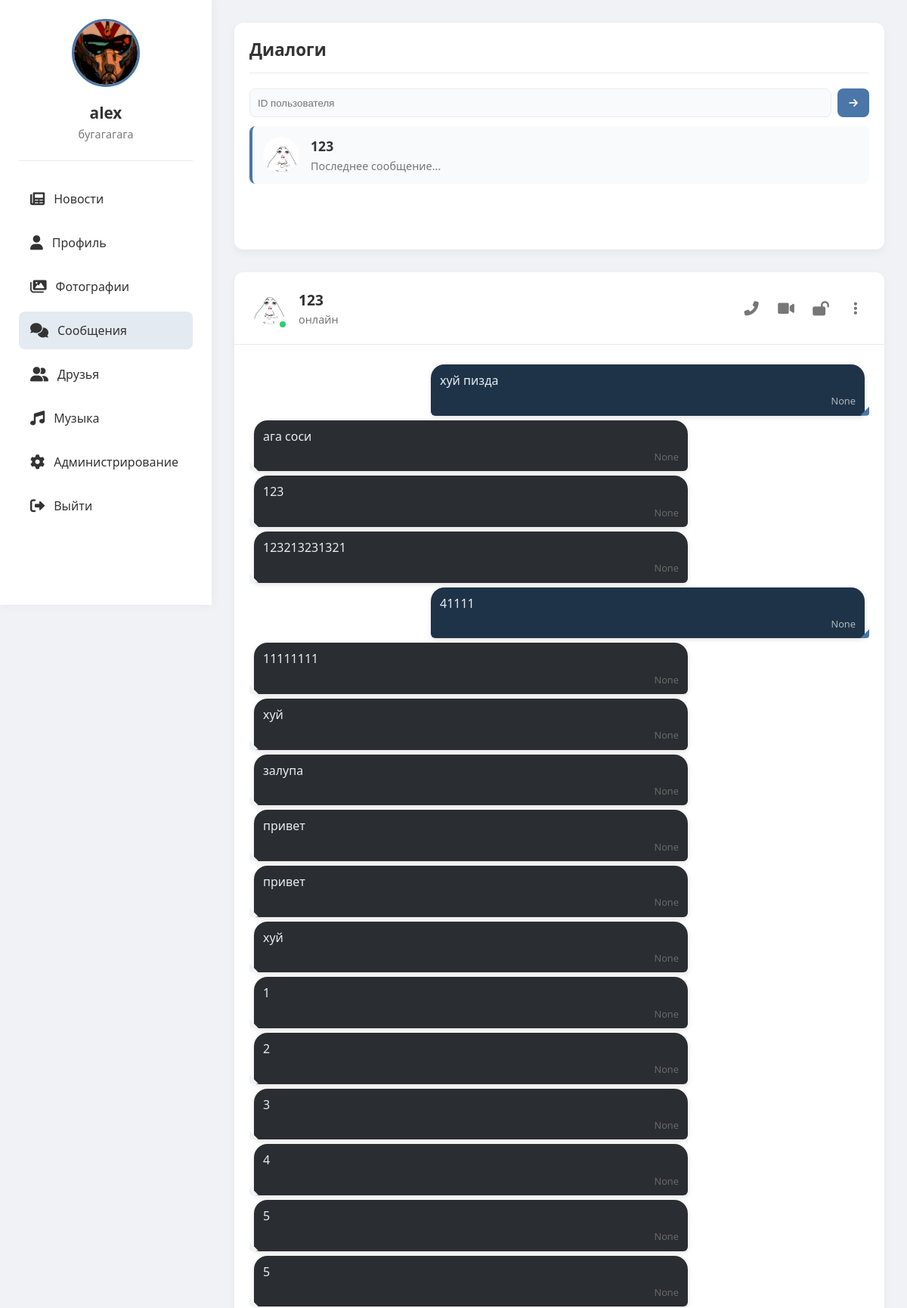
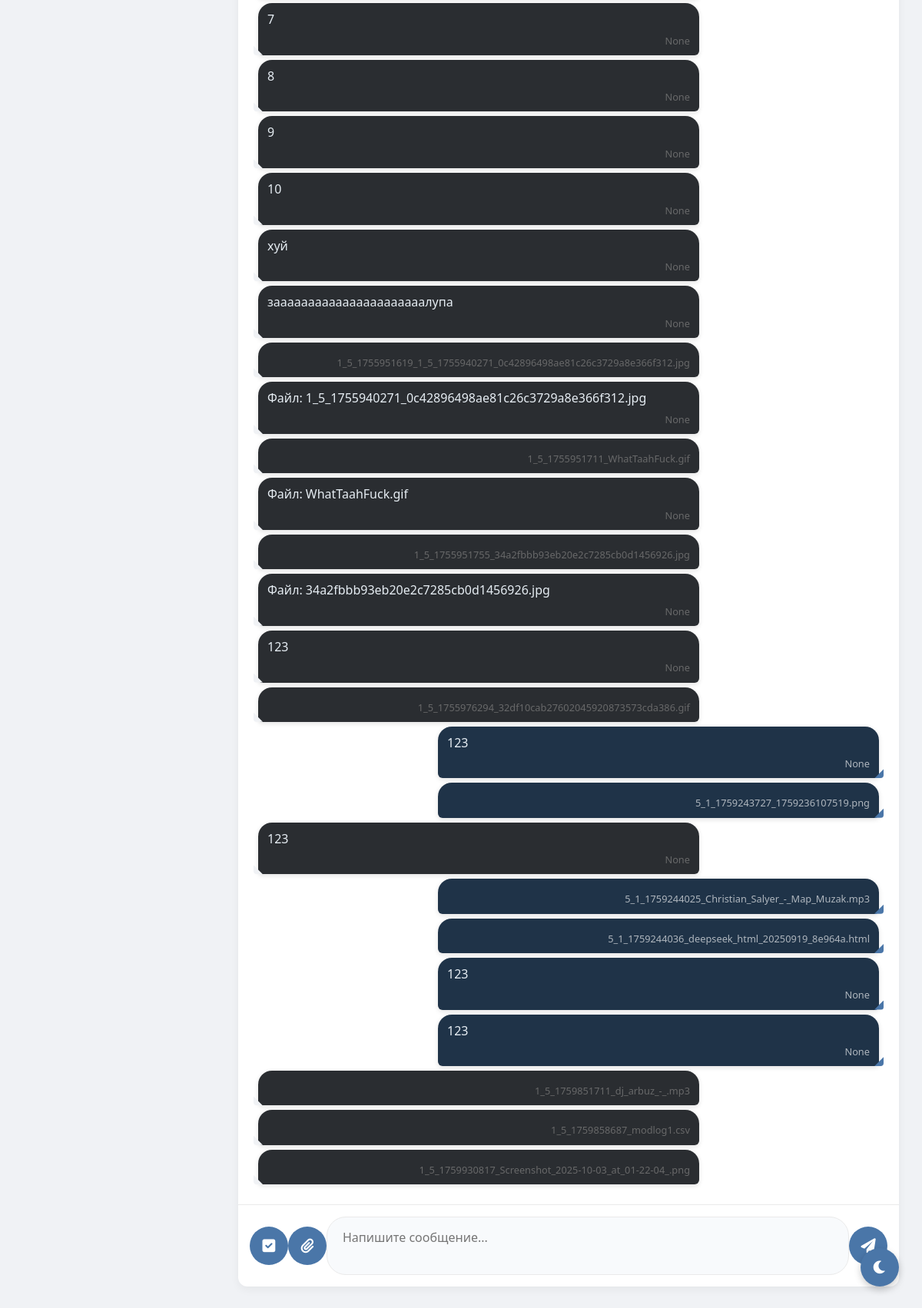
Page /messages/5 (signed in) on the committed database (2 pictures, top to bottom).
### tables this page shows
CREATE TABLE users (
                id INTEGER PRIMARY KEY AUTOINCREMENT,
                username TEXT UNIQUE NOT NULL,
                password TEXT NOT NULL,
                email TEXT,
                bio TEXT,
                avatar TEXT, role TEXT DEFAULT 'user' CHECK(role IN ('admin', 'moderator', 'user')), is_online BOOLEAN DEFAULT FALSE, last_seen DATETIME, banner TEXT, is_blocked BOOLEAN DEFAULT 0, block_reason TEXT);

CREATE TABLE messages (
                id INTEGER PRIMARY KEY AUTOINCREMENT,
                sender_id INTEGER NOT NULL,
                receiver_id INTEGER NOT NULL,
                content TEXT NOT NULL,
                file_path TEXT,
                timestamp DATETIME DEFAULT CURRENT_TIMESTAMP,
                FOREIGN KEY(sender_id) REFERENCES users(id),
                FOREIGN KEY(receiver_id) REFERENCES users(id));

### routes/messages.py (the view)
@bp.route('/messages')
@bp.route('/messages/<int:friend_id>')
def messages(friend_id=None):
    if 'user_id' not in session:
        return redirect(url_for('auth.index'))
    user_id = session['user_id']
    conn = get_db()
    c = conn.cursor()
    c.execute("SELECT * FROM users WHERE id = ?", (user_id,))
    user = c.fetchone()
    c.execute('''SELECT users.id, users.username, users.avatar, users.is_online, users.last_seen
                FROM friends
                JOIN users ON friends.friend_id = users.id
                WHERE friends.user_id = ? AND friends.status = 'accepted'
                UNION
                SELECT users.id, users.username, users.avatar, users.is_online, users.last_seen
                FROM friends
                JOIN users ON friends.user_id = users.id
                WHERE friends.friend_id = ? AND friends.status = 'accepted'
                ORDER BY username''', (user_id, user_id))
    friends = c.fetchall()
    messages = []
    active_friend = None
    if friend_id:
        c.execute("SELECT * FROM users WHERE id = ?", (friend_id,))
        active_friend = c.fetchone()
        c.execute('''SELECT messages.*, users.username, users.avatar
                    FROM messages
                    JOIN users ON messages.sender_id = users.id
                    WHERE (sender_id = ? AND receiver_id = ?)
                    OR (sender_id = ? AND receiver_id = ?)
                    ORDER BY timestamp''',
                 (user_id, friend_id, friend_id, user_id))
        messages = c.fetchall()
    conn.close()
    return render_template('messages.html',
                         user=user,
                         friends=friends,
                         messages=messages,
                         friend_id=friend_id,
                         active_friend=active_friend,
                         active_page='messages')

### app.py (called while the page is built)
def _gen_csrf_token():
    import secrets
    token = session.get('_csrf_token')
    if not token:
        token = secrets.token_urlsafe(32)
        session['_csrf_token'] = token
    return token

@app.context_processor
def inject_csrf():
    return {'csrf_token': _gen_csrf_token()}

@app.before_request
def csrf_protect():
    if request.method in ('POST','PUT','PATCH','DELETE'):
        if request.path.startswith('/socket.io') or request.path.startswith('/static'):
            return None
        if request.endpoint in {'auth.index'}:
            if not session.get('_csrf_token'):
                return None
        token = None
        token = request.headers.get('X-CSRFToken') or request.headers.get('X-CSRF-Token')
        if not token:
            token = request.form.get('csrf_token') or request.args.get('csrf_token')
        if not token and request.is_json:
            try:
                token = (request.get_json(silent=True) or {}).get('csrf_token')
            except Exception:
                token = None
        if not token or token != session.get('_csrf_token'):
            return ('CSRF token missing or invalid', 400)

@app.before_request
def enforce_account_block():
    try:
        if request.path.startswith('/static') or request.path.startswith('/socket.io'):
            return None
        if request.endpoint in {'auth.blocked', 'auth.index', 'static.static_files'}:
            return None
        if 'user_id' not in session:
            return None
        from models import get_db
        conn = get_db()
        c = conn.cursor()
        c.execute('SELECT is_blocked, block_reason FROM users WHERE id = ?', (session['user_id'],))
        row = c.fetchone()
        conn.close()
        if row and row['is_blocked']:
            reason = row['block_reason'] or 'Профиль заблокирован администратором'
            return render_template('blocked.html', reason=reason)
    except Exception:
        return None

### models.py (called while the page is built)
def get_db():
    conn = sqlite3.connect('social_network.db')
    conn.row_factory = sqlite3.Row
    return conn

### templates/messages.html (shortened to what this page needs)
<!DOCTYPE html>
<html lang="ru">
<head>
    <link href="https://cdnjs.cloudflare.com/ajax/libs/font-awesome/6.0.0/css/all.min.css" rel="stylesheet">
</head>
<body>
    <div class="app-container">
        <div class="sidebar">
            <div class="profile-card">
                <img src="{% if user[5] %}{{ url_for('static', filename='uploads/' + user[5]) }}{% else %}{{ url_for('static', filename='uploads/default_avatar.png') }}{% endif %}"
                     alt="Avatar"
                     onerror="this.onerror=null; this.src='{{ url_for('static', filename='uploads/default_avatar.png') }}'">
                <h3>{{ user[1] }}</h3>
                <p>{{ user[4] or 'Статус не указан' }}</p>
            </div>
            <div class="nav">
                <a href="{{ url_for('feed.feed') }}">
                    <i class="fas fa-newspaper"></i> Новости
                </a>
                <a href="{{ url_for('profile.profile') }}">
                    <i class="fas fa-user"></i> Профиль
                </a>
                <a href="{{ url_for('gallery.gallery') }}">
                    <i class="fas fa-images"></i> Фотографии
                </a>
                <a href="{{ url_for('messages.messages') }}" {% if active_page == 'messages' %}class="active"{% endif %}>
                    <i class="fas fa-comments"></i> Сообщения
                </a>
                <a href="{{ url_for('friends.friends') }}" {% if active_page == 'friends' %}class="active"{% endif %}>
                    <i class="fas fa-user-friends"></i> Друзья
                </a>
                <a href="{{ url_for('music.music_index') }}" {% if active_page == 'music' %}class="active"{% endif %}>
                    <i class="fas fa-music"></i> Музыка
                </a>
                {% if user[6] == 'admin' %}
                <a href="{{ url_for('admin.admin') }}" {% if active_page == 'admin' %}class="active"{% endif %}>
                    <i class="fas fa-cog"></i> Администрирование
                </a>
                {% endif %}
                <a href="{{ url_for('static.logout') }}">
                    <i class="fas fa-sign-out-alt"></i> Выйти
                </a>
            </div>
        </div>
        <div class="content">
            <div class="friends-list">
                <h2>Диалоги</h2>
                <div style="display:flex; gap:8px; margin-bottom:12px;">
                    <input id="start-chat-id" type="number" placeholder="ID пользователя" style="flex:1; padding:8px 10px; border:1px solid var(--border-color); border-radius:8px; background: var(--info-bg); color: var(--text-primary);">
                    <button id="start-chat-btn" title="Написать" style="width:42px;height:38px;border-radius:8px;border:none;background:var(--active-color);color:#fff;cursor:pointer"><i class="fas fa-arrow-right"></i></button>
                </div>
                {% for friend in friends %}
                <div class="friend-item {% if friend_id == friend[0] %}active{% endif %}" onclick="location.href='{{ url_for('messages.messages', friend_id=friend[0]) }}'">
                    <img src="{% if friend[2] %}{{ url_for('static', filename='uploads/' + friend[2]) }}{% else %}{{ url_for('static', filename='uploads/default_avatar.png') }}{% endif %}"
                         alt="Avatar"
                         onerror="this.onerror=null; this.src='{{ url_for('static', filename='uploads/default_avatar.png') }}'">
                    <div class="friend-info">
                        <h3>{{ friend[1] }}</h3>
                        <p>Последнее сообщение...</p>
                    </div>
                </div>
                {% endfor %}
            </div>
            <div class="chat-container">
                {% if friend_id %}
                <div class="chat-header">
                    <div class="chat-avatar">
                        <img src="{% if active_friend[5] %}{{ url_for('static', filename='uploads/' + active_friend[5]) }}{% else %}{{ url_for('static', filename='uploads/default_avatar.png') }}{% endif %}"
                             alt="Аватар {{ active_friend[1] }}"
                             onerror="this.onerror=null; this.src='{{ url_for('static', filename='uploads/default_avatar.png') }}'">
                        <div class="chat-status {% if active_friend[6] %}chat-status-online{% endif %}"></div>
                    </div>
                    <div class="chat-info">
                        <h3>{{ active_friend[1] }}</h3>
                        <p id="peer-status-text">
                            {% if active_friend[6] %}
                                онлайн
                            {% else %}
                                был(а) {{ active_friend[7].strftime('%H:%M') if active_friend[7] else 'недавно' }}
                            {% endif %}
                        </p>
                    </div>
                    <div class="chat-actions">
                        <button id="audio-call-btn" title="Аудиозвонок"><i class="fas fa-phone-alt"></i></button>
                        <button id="video-call-btn" title="Видеозвонок"><i class="fas fa-video"></i></button>
                        <button id="encrypt-btn" title="Шифрование" style="display:inline-flex;"><i class="fas fa-lock-open"></i></button>
                        <button title="Дополнительно"><i class="fas fa-ellipsis-v"></i></button>
                    </div>
                </div>
                <div class="chat-messages" id="chat-messages">
                    {% for msg in messages %}
                    <div class="message {% if msg[1] == session['user_id'] %}sent{% else %}received{% endif %}">
                        <div class="message-text">{{ msg[3] }}</div>
                        <div class="message-time">{{ msg[4] }}</div>
                    </div>
                    {% endfor %}
                </div>
                <div class="chat-input">
                    <button id="select-mode-btn" title="Выбрать сообщения"><i class="fas fa-check-square"></i></button>
                    <button id="attach-button" title="Прикрепить файл"><i class="fas fa-paperclip"></i></button>
                    <textarea id="message-input" placeholder="Напишите сообщение..."></textarea>
                    <button id="send-button" title="Отправить"><i class="fas fa-paper-plane"></i></button>
                </div>
                {% else %}
                <div class="empty-chat">
                    <i class="fas fa-comments"></i>
                    <h3>Выберите диалог</h3>
                    <p>Начните общение с вашими друзьями</p>
                </div>
                {% endif %}
            </div>
        </div>
    </div>
    <button class="theme-toggle" id="themeToggle">
        <i class="fas fa-moon"></i>
    </button>
</body>
</html>

### static/css/hud.css (style rules this page uses)
.sidebar { width:280px; position:fixed; left:0; top:0; height:100vh; padding:25px; background: var(--sidebar-bg, var(--bg-secondary, #ffffff)); color: var(--text-color, var(--text-primary, #333)); box-shadow: 0 0 15px var(--shadow-color, rgba(0,0,0,0.05)); z-index:100; }
.content { margin-left:280px; }
.profile-card { text-align:center; padding-bottom:25px; border-bottom:1px solid var(--border-color, #eaeaea); margin-bottom:25px; }
.profile-card img { width:90px; height:90px; border-radius:50%; object-fit:cover; border:3px solid var(--primary-color, #4a76a8); }
.profile-card h3 { margin:15px 0 5px; font-size:1.3rem; }
.profile-card p { color: var(--secondary-text, var(--text-secondary, #777)); font-size:0.9rem; }
.nav { margin-top:15px; }
.nav a { display:flex; align-items:center; padding:14px 15px; text-decoration:none; border-radius:8px; margin-bottom:8px; color: var(--text-color, var(--text-primary, #333)); transition: all .2s; }
.nav a.active { background: var(--nav-active-bg, rgba(74,118,168,.15)); color: var(--text-color, var(--text-primary,#333)); }
.sidebar .nav a.active { background: var(--nav-active-bg, rgba(74,118,168,.15)); color: var(--text-color, var(--text-primary,#333)); }
.nav a i { margin-right:12px; font-size:1.2rem; }

### rows in the picture
users: avatar (picture), username "alex", bio "бугагагага"
users: avatar (picture), username "123"
messages: content "хуй пизда", msg "None"
messages: content "ага соси", msg "None"
messages: content "123", msg "None"
messages: content "123213231321", msg "None"
messages: content "41111", msg "None"
messages: content "11111111", msg "None"
messages: content "хуй", msg "None"
messages: content "залупа", msg "None"
messages: content "привет", msg "None"
messages: content "привет", msg "None"
messages: content "хуй", msg "None"
messages: content "1", msg "None"
messages: content "2", msg "None"
messages: content "3", msg "None"
messages: content "4", msg "None"
messages: content "5", msg "None"
messages: content "5", msg "None"
messages: content "7", msg "None"
messages: content "8", msg "None"
messages: content "9", msg "None"
messages: content "10", msg "None"
messages: content "хуй", msg "None"
messages: content "заааааааааааааааааааааалупа", msg "None"
messages: file_path "1_5_1755951619_1_5_1755940271_0c42896498ae81c26c3729a8e366f312.jpg"
messages: content "Файл: 1_5_1755940271_0c42896498ae81c26c3729a8e366f312.jpg", msg "None"
messages: file_path "1_5_1755951711_WhatTaahFuck.gif"
messages: content "Файл: WhatTaahFuck.gif", msg "None"
messages: file_path "1_5_1755951755_34a2fbbb93eb20e2c7285cb0d1456926.jpg"
messages: content "Файл: 34a2fbbb93eb20e2c7285cb0d1456926.jpg", msg "None"
messages: content "123", msg "None"
messages: file_path "1_5_1755976294_32df10cab27602045920873573cda386.gif"
messages: content "123", msg "None"
messages: file_path "5_1_1759243727_1759236107519.png"
messages: content "123", msg "None"
messages: file_path "5_1_1759244025_Christian_Salyer_-_Map_Muzak.mp3"
messages: file_path "5_1_1759244036_deepseek_html_20250919_8e964a.html"
messages: content "123", msg "None"
messages: content "123", msg "None"
messages: file_path "1_5_1759851711_dj_arbuz_-_.mp3"
messages: file_path "1_5_1759858687_modlog1.csv"
messages: file_path "1_5_1759930817_Screenshot_2025-10-03_at_01-22-04_.png"
